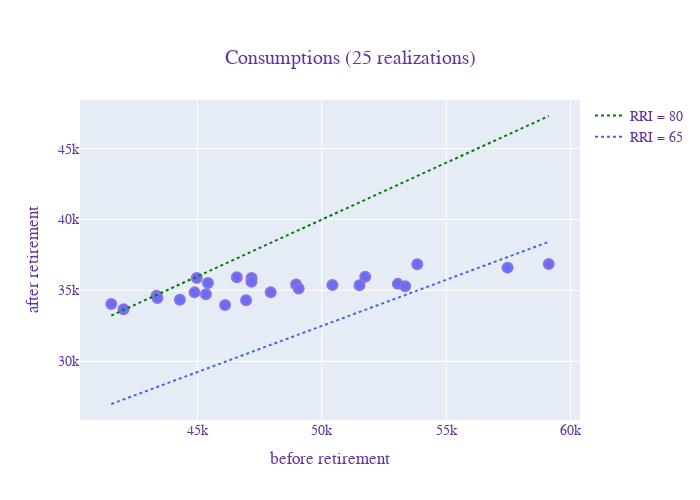

Notebook cell for this chart:
### Markdown cell above
## Effect of uncertainty

### Code cell
import plotly.graph_objects as go
import plotly.express as px

nsim = 25
results = main.run_simulations(df, nsim=nsim, n_jobs=1, non_stochastic=False,
                               base_year=2020)
df_output = results.output
df_output['RRI'] = (df_output.cons_after / df_output.cons_bef * 100).round(1)

fig = go.Figure()
# fig = px.scatter(df_output, x="cons_bef", y="cons_after", color="RRI_cat",
#                  hover_data={'cons_bef':':,.0f',
#                              'cons_after':':,.0f',
#                              'RRI':':,.0f'})


fig.add_scatter(x=df_output.cons_bef, y=df_output.cons_after,
                mode='markers', 
                marker=dict(size=10, line=dict(color='MediumPurple', width=2)),
                hovertemplate=
                '<b>cons. bef. ret: $%{x:,.0f} </b> <br>'+
                '<b>cons. after ret: $%{y:,.0f} </b> <br>'+
                '<b>%{text}</b>' + 
                '<extra></extra>',
                text=['RRI: {:.0f}'.format(x) for x in df_output.RRI.values],
                showlegend = False)


cons_bef = np.array([df_output.cons_bef.min(), df_output.cons_bef.max()])
fig.add_trace(go.Scatter(x=cons_bef, y=.65 * cons_bef,
                         mode='lines', name="RRI = 65",
                         line=dict(color="RoyalBlue", width=2, dash='dot')))
fig.add_trace(go.Scatter(x=cons_bef, y=.80 * cons_bef,
                         mode='lines', name="RRI = 80",
                         line=dict(color="Green", width=2, dash='dot')))

fig.update_layout(height=500, width=700,
                  title={'text': f"Consumptions ({nsim} realizations)",
                         'x': 0.5, 'xanchor': 'center', 'yanchor': 'top'},
                  xaxis_title="before retirement",
                  yaxis_title="after retirement",
                  font=dict(family="Courier New, monospace",
                            size=14, color="RebeccaPurple"),
                  legend={'traceorder':'reversed'}
)
fig.show()

### Figure 1 — Plotly figure (JSON) as saved in the notebook; plotly's stock layout.template omitted (floating-point values rounded to 4 significant figures)
{"data": [{"hovertemplate": "<b>cons. bef. ret: $%{x:,.0f} </b> <br><b>cons. after ret: $%{y:,.0f} </b> <br><b>%{text}</b><extra></extra>", "marker": {"line": {"color": "MediumPurple", "width": 2}, "size": 10}, "mode": "markers", "showlegend": false, "text": ["RRI: 78", "RRI: 62", "RRI: 73", "RRI: 70", "RRI: 69", "RRI: 72", "RRI: 68", "RRI: 82", "RRI: 78", "RRI: 70", "RRI: 76", "RRI: 77", "RRI: 74", "RRI: 80", "RRI: 80", "RRI: 78", "RRI: 72", "RRI: 67", "RRI: 80", "RRI: 73", "RRI: 76", "RRI: 77", "RRI: 66", "RRI: 80", "RRI: 64"], "type": "scatter", "x": [44290.0, 59120.0, 47940.0, 51740.0, 51510.0, 48960.0, 53840.0, 41530.0, 44880.0, 50420.0, 47170.0, 46580.0, 46110.0, 43350.0, 44970.0, 45420.0, 49070.0, 53050.0, 42020.0, 46950.0, 47170.0, 45340.0, 53350.0, 43390.0, 57470.0], "y": [34340.0, 36870.0, 34880.0, 35970.0, 35370.0, 35420.0, 36840.0, 34050.0, 34860.0, 35390.0, 35880.0, 35930.0, 33970.0, 34630.0, 35880.0, 35530.0, 35140.0, 35460.0, 33680.0, 34310.0, 35610.0, 34730.0, 35300.0, 34470.0, 36610.0]}, {"line": {"color": "RoyalBlue", "dash": "dot", "width": 2}, "mode": "lines", "name": "RRI = 65", "type": "scatter", "x": [41530.0, 59120.0], "y": [26990.0, 38430.0]}, {"line": {"color": "Green", "dash": "dot", "width": 2}, "mode": "lines", "name": "RRI = 80", "type": "scatter", "x": [41530.0, 59120.0], "y": [33220.0, 47300.0]}], "layout": {"font": {"color": "RebeccaPurple", "family": "Courier New, monospace", "size": 14}, "height": 500, "legend": {"traceorder": "reversed"}, "title": {"text": "Consumptions (25 realizations)", "x": 0.5, "xanchor": "center", "yanchor": "top"}, "width": 700, "xaxis": {"autorange": true, "range": [40260.0, 60390.0], "title": {"text": "before retirement"}, "type": "linear"}, "yaxis": {"autorange": true, "range": [25870.0, 48430.0], "title": {"text": "after retirement"}, "type": "linear"}}}
